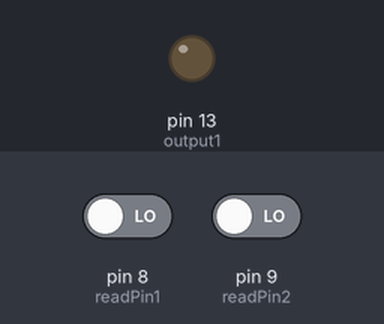
Bench run of a sketch on a simulated Arduino Uno, built with avr-gcc and run on an emulated ATmega328P. Shown: output pins drawn as LEDs (lit = HIGH). The test bench sets the inputs (shaded band); at power-on: pin 8 (readPin1) LOW, pin 9 (readPin2) LOW.

Above: at 1.2 s.
1.3 s: pin 8 (readPin1) driven HIGH and pin 9 (readPin2) driven HIGH
At 2.5 s:
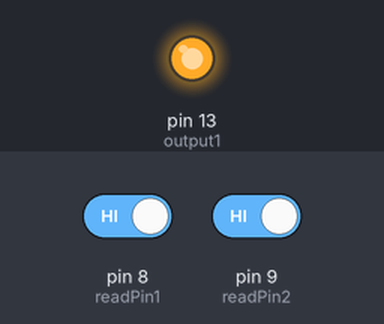
2.8 s: pin 8 (readPin1) driven LOW
At 3.9 s:
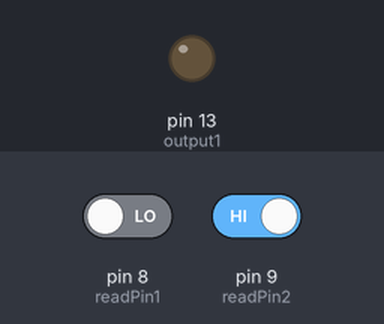
4.3 s: pin 8 (readPin1) driven HIGH
At 5.1 s:
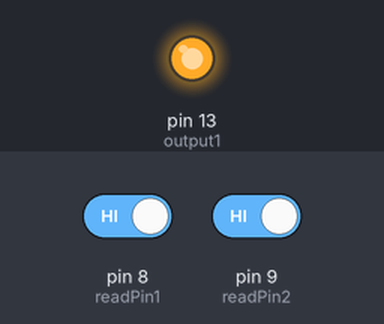
Timing chart, 0 to 7.3 s (numbered marks = the images above; inputs shaded):
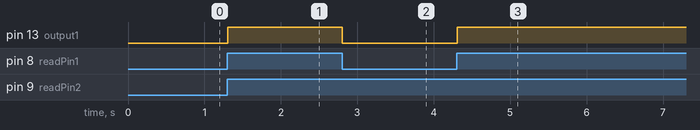

The sketch:

AND_Gate.ino
```cpp
int readPin1 = 8;
int readPin2 = 9;
int output1 = 13;
int input1;
int input2;

void setup() {
  // put your setup code here, to run once:
  pinMode(output1,OUTPUT);
  pinMode(readPin1,INPUT);
  pinMode(readPin2,INPUT);

}

void loop() {
  // put your main code here, to run repeatedly:
  input1=digitalRead(readPin1);
  input2=digitalRead(readPin2);

  if (input1==true && input2 ==true) {
  digitalWrite(output1,HIGH);
  }
  else {
  digitalWrite(output1,LOW);
  }
  delay(10);

}
```

Measured:
- after the input at 1.3 s, pin 13 (output1): LOW → HIGH at once
- after the input at 2.8 s, pin 13 (output1): HIGH → LOW at once
- after the input at 4.3 s, pin 13 (output1): LOW → HIGH at once
